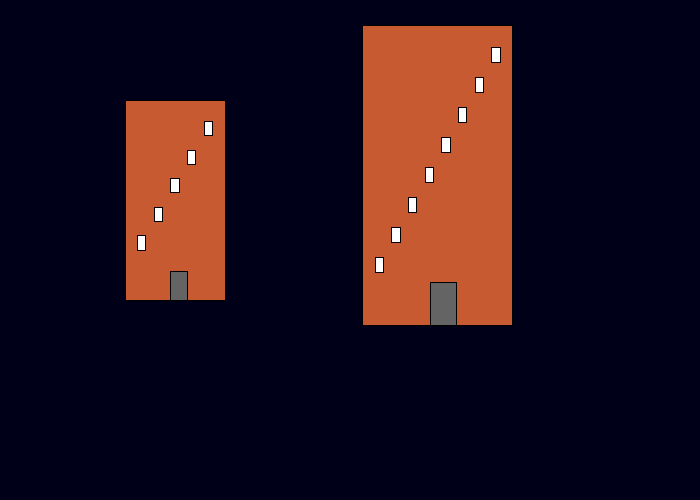
Frame 1 (no input)
Frame 60 (the mouse pressed at the canvas centre just before this capture): identical to frame 1, image omitted
Frame 120 (the mouse held since frame 60 and released just before this capture): identical to frame 1, image omitted

The Processing sketch that drew this single still picture (run headless with seeded random() and noise(); from frame 60 on, the mouse is pressed at the canvas centre):

// Processing sketch: Buildings_Functions_V2
// ── Buildings_Functions_V2.pde
void setup() {
  size(700, 500);
  rectMode(CORNERS);
}

void draw() {
  background(0, 0, 25);
  fill(200, 90, 50);
  drawBuilding(width/4, 300, 100, 200, 5);
  drawBuilding(2.5*width/4, 325, 150, 300, 8);
}

void drawBuilding(float xCenter, float yBottom, float w, float h, int numWindows) {
  float buildingHeight = h; // change this to adjust building height
  float doorWidth = w/4; // change this to adjust door width
  float floorHeight = buildingHeight/(numWindows+2); // height of each floor
  float windowHeight = floorHeight/2; // height of each window
  float windowSpacing = w/(numWindows+1); // spacing between each window

  // building structure
  fill(200, 90, 50);
  rect(xCenter - w/2, yBottom - buildingHeight, xCenter + w/2, yBottom);
  
  //door
  fill(100);
  rect(xCenter - doorWidth/5, yBottom, xCenter + doorWidth/2, yBottom - buildingHeight/7);
  
  //windows on each floor
  fill(255);
  for (int i = 1; i <= numWindows; i++) {
    float windowX = xCenter - w/2 + i * windowSpacing;
    float windowY = yBottom - (i+1) * floorHeight;
    rect(windowX - windowSpacing/4, windowY - windowHeight/2, windowX + windowSpacing/4, windowY + windowHeight/2);
  }
}
